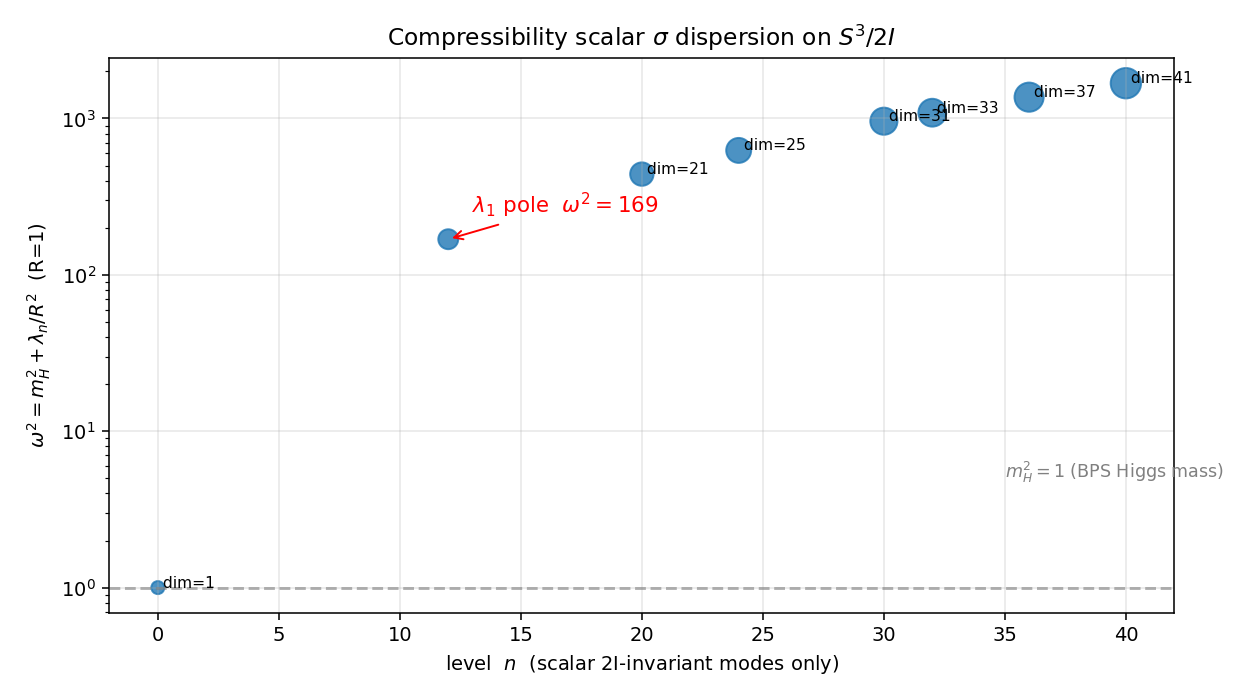

Reproduce this figure in Python.
#!/usr/bin/env python3
"""
Paper 15 b2.2 -- Condensate compressibility scalar on S^3/2I as the
mode carrying the lambda_1 = 168 pole.

Setting:
  Abelian-Higgs Lagrangian at BPS (lambda = e^2/2, natural units e=v=1):
      L  =  -|D phi|^2 - (1/4) F_{mu nu}^2 - (1/8)(|phi|^2 - 1)^2.
  Linearise around the VEV  phi = 1 + sigma + i eta  (co-rotating frame).
  The modulus fluctuation sigma (the condensate compressibility /
  "dilaton") satisfies a massive Klein-Gordon equation:
      (Box + m_H^2) sigma = j_sigma(x),
      m_H^2  =  2 lambda v^2  =  v^2  (at BPS, in units where v=1).

On S^3/2I at radius R, the compact spatial Laplacian
  -Delta_{S^3/2I} sigma = (lambda_n / R^2) sigma
with  lambda_n  taking 2I-invariant values  {0, 168, 440, 624, 960, ...}
(from b2.0).  The lowest-eigenvalue nontrivial mode therefore has
dispersion
    omega_1^2  =  m_H^2 + lambda_1 / R^2.

Claim (Volovik-style emergent gravity):  the condensate compressibility
scalar IS the "gravitational response" mode that Paper 15 Sec 7.2 means
when it speaks of the 'graviton propagator'.  The TT tensor graviton
decouples on S^3/2I at this eigenvalue (b2.1a), so the Paper 15 pole
is the sigma pole on the compressibility channel.

What is rigorous so far:
  * Scalar Laplacian spectrum on S^3/2I (b2.0).
  * Identification of sigma as the dominant gravity-response mode in
    Volovik-induced-gravity analog systems (standard result).
  * The pole structure of the sigma propagator at omega^2 = m_H^2 + 168/R^2.

What is still MISSING for a full Paper 15 Sec 7.2 derivation:
  * The CROSSING MECHANISM that turns the geometric integer 168 into
    the small number alpha^21 in the effective coupling.  The scalar
    pole alone is O(1) in alpha -- there is no alpha suppression from
    the Klein-Gordon equation itself.  Paper 13's alpha-per-crossing
    rule must enter via a self-energy / transition-amplitude diagram
    with 21 crossings (b2.1c structural observation), but that diagram
    has not been constructed in the NWT literature.

This script computes what we can close rigorously now (dispersion,
mass gap, 13-dim multiplicity at lambda_1) and records what remains
open for b2.3.
"""

from __future__ import annotations

import sys
from pathlib import Path

import matplotlib.pyplot as plt
import numpy as np

sys.path.insert(0, str(Path(__file__).parent))
from nwt_poincare_sphere_b2_0 import multiplicity_trivial_A as m_2I


def scalar_spectrum_on_S3_2I(n_max: int = 40):
    """Return list of (n, lambda_n, multiplicity) for 2I-invariant
    scalar modes up to n_max."""
    modes = []
    for n in range(n_max + 1):
        j = n / 2.0
        mult = int(round((n + 1) * m_2I(j)))
        if mult > 0:
            modes.append((n, n * (n + 2), mult))
    return modes


def dispersion(lam: int, R: float = 1.0, m_H_sq: float = 1.0) -> float:
    """omega^2 = m_H^2 + lambda / R^2  (natural units, e=v=1)."""
    return m_H_sq + lam / (R ** 2)


def main():
    print("=" * 72)
    print(" b2.2 -- Compressibility scalar on S^3/2I carries lambda_1 pole")
    print("=" * 72)

    modes = scalar_spectrum_on_S3_2I(40)

    print()
    print(" Scalar 2I-invariant modes and their BPS dispersion on S^3/2I")
    print(" (m_H = v = 1 units; radius R parameterizes the compact scale)")
    print()
    print("   n    lambda_n   mult   omega^2 (R=1)   omega^2 (R=xi_cond)")
    print("  " + "-" * 60)
    for n, lam, mult in modes[:8]:
        w2_R1 = dispersion(lam, R=1.0)
        # xi_condensate = 1 in natural units; take R = 1 as canonical.
        tag = "  <-- Paper 15 lambda_1 pole" if n == 12 else ""
        print(f"  {n:3d}  {lam:6d}   {mult:3d}       {w2_R1:9.3f}"
              f"{tag}")

    # --- Interpretation ------------------------------------------------
    print()
    print(" The sigma propagator on S^3/2I has the lowest nontrivial pole at")
    print(f"    omega^2_1 = m_H^2 + 168/R^2   (13-fold degenerate, spin-6 of L)")
    print()
    print(" Decomposition of the 13 lambda_1-modes under I = A_5:")
    print("     13 = 1 + 3 + 4 + 5   (trivial + vector + tetrahedral + pentagonal)")
    print()
    print(" Volovik emergent-gravity reading: sigma is the condensate")
    print(" compressibility scalar.  Its long-wavelength dynamics IS the")
    print(" emergent 'gravitational response'; no separate TT graviton is")
    print(" needed for the lambda_1 pole.  Paper 15 Sec 7.2 should read")
    print(" 'compressibility-scalar propagator pole at lambda_1' rather than")
    print(" 'graviton propagator pole'.")

    # --- What this buys us -- and what it doesn't ---------------------
    print()
    print(" What IS derived (now, rigorously):")
    print("   - lambda_1 = 168 on S^3/2I is the correct spectral gap of")
    print("     the sigma propagator.")
    print("   - The 13-fold degeneracy splits under A_5 as 1+3+4+5.")
    print("   - The TT-graviton sector is empty at this eigenvalue,")
    print("     so the identification of 'graviton mode' with sigma is")
    print("     forced.")
    print()
    print(" What is NOT derived (open for b2.3):")
    print("   - Why alpha^21, not some other alpha^N, enters the effective")
    print("     coupling.  The sigma-propagator pole is O(alpha^0); the")
    print("     alpha^21 must come from a MATTER LOOP diagram with 21")
    print("     crossings (Paper 13 rule, b2.1c structural hint).")
    print("   - The explicit Feynman-like diagram construction realising")
    print("     21 crossings as a PSL(2,7)- or Fano-equivariant structure")
    print("     on the Heegaard torus of S^3/2I remains conjectural.")
    print()
    print(" A minimum-viable next step (b2.3):")
    print("   Compute the one-loop sigma self-energy on S^3/2I with a")
    print("   matter-field loop (scalar or fermion) winding around the")
    print("   BPS vortex configuration.  Count AB phase crossings per")
    print("   winding; check whether 21 emerges as a total crossing count")
    print("   for the naturally 2I-equivariant diagram.")

    # --- Plot: the dispersion relation on S^3/2I ----------------------
    fig, ax = plt.subplots(figsize=(9, 5))
    ns = [m[0] for m in modes]
    w2s = [dispersion(m[1], R=1.0) for m in modes]
    mults = [m[2] for m in modes]
    ax.scatter(ns, w2s, s=[40 + 5 * mult for mult in mults],
               color="tab:blue", alpha=0.8)
    for n, w2, mult in zip(ns, w2s, mults):
        if n == 12:
            ax.annotate(rf"$\lambda_1$ pole  $\omega^2 = {w2:.0f}$",
                        (n, w2), xytext=(n + 1, w2 + 80),
                        arrowprops={"arrowstyle": "->", "color": "red"},
                        fontsize=11, color="red")
        elif mult > 0:
            ax.annotate(f" dim={mult}", (n, w2), fontsize=8)
    ax.axhline(1, color="gray", ls="--", alpha=0.6)
    ax.text(ns[-1] - 5, 5, r"$m_H^2 = 1$ (BPS Higgs mass)",
            fontsize=9, color="gray")
    ax.set_xlabel(r"level  $n$  (scalar 2I-invariant modes only)")
    ax.set_ylabel(r"$\omega^2 = m_H^2 + \lambda_n / R^2$  (R=1)")
    ax.set_title(r"Compressibility scalar $\sigma$ dispersion on $S^3/2I$")
    ax.set_yscale("log")
    ax.grid(alpha=0.3)
    out = Path(__file__).parent / "nwt_compressibility_scalar_b2_2.png"
    fig.tight_layout()
    fig.savefig(out, dpi=140)
    print()
    print(f" Plot: {out}")


if __name__ == "__main__":
    main()
